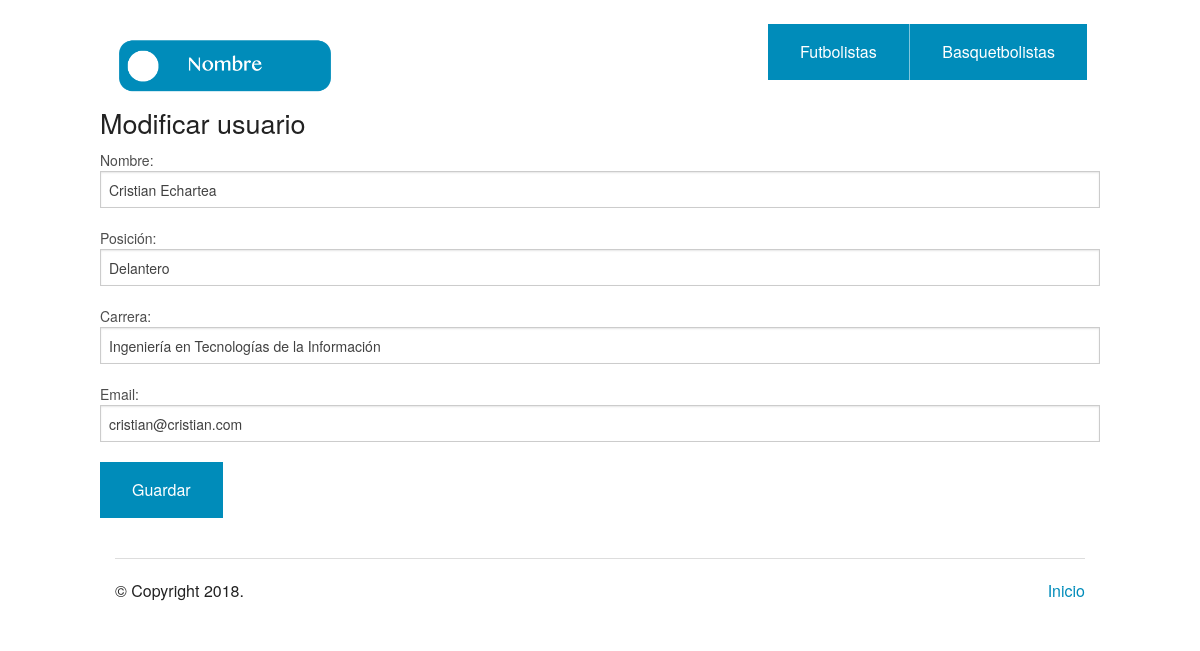
The app's page /modificarFut.php?id=1 with its own data.
### tables this page shows
CREATE TABLE `futbolistas` (
  `id` int(11) NOT NULL,
  `nombre` varchar(50) NOT NULL,
  `posicion` varchar(50) NOT NULL,
  `carrera` varchar(60) NOT NULL,
  `email` varchar(50) NOT NULL
);

### funciones.php (called while the page is built, shortened)
<?php
	include_once('conexion.php');
	function detallesModificar($id,$tabla){
		global $pdo;
		$query = "SELECT * FROM $tabla WHERE id='$id'";
		$statement = $pdo->prepare($query);
  		$statement->execute();
  		return $statement->fetchAll();
	}
?>

### modificarFut.php (the view, shortened to what this page needs)
<?php
  include_once('funciones.php');
  $id = isset( $_GET['id'] ) ? $_GET['id'] : '';
  $user = detallesModificar($id,"futbolistas");
  foreach ($user as $users) {
    $nombre = $users[1];
    $posicion = $users[2];
    $carrera = $users[3];
    $email = $users[4];
  }
?>
<!doctype html>
<html class="no-js" lang="en">
  <head>
    <link rel="stylesheet" href="./css/foundation.css" />
  </head>
  <body>
    <br>
    <?php require_once('header.php'); ?>
    <div class="row">
      <h3>Modificar usuario</h3>
      <form action="" method="POST">
        <p><label>Nombre: </label><input type="text" name="nombre" value="<?php echo $nombre ?>">
        <p><label>Posición: </label><input type="text" name="posicion" value="<?php echo $posicion ?>"></p>
        <p><label>Carrera: </label><input type="text" name="carrera" value="<?php echo $carrera ?>"></p>
        <p><label>Email: </label><input type="email" name="email" value="<?php echo $email ?>"></p>
        <input type="submit" name="submit" class="button" value="Guardar">
      </form>
    </div>
    <?php require_once('footer.php'); ?>
  </body>
</html>

### records on screen
futbolistas: nombre "Cristian Echartea", posicion "Delantero", carrera "Ingeniería en Tecnologías de la Información", email "cristian@cristian.com"
